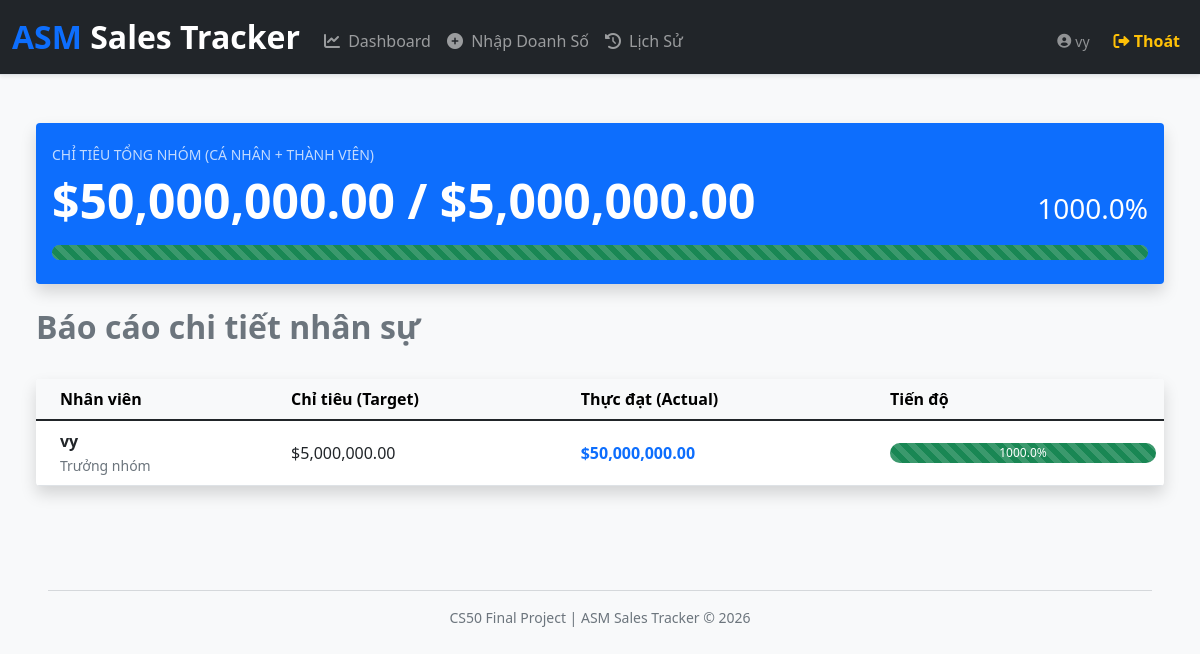
/ (signed in), run on the app's committed database.
### tables this page shows
CREATE TABLE users (
    id INTEGER PRIMARY KEY AUTOINCREMENT,
    username TEXT NOT NULL UNIQUE,
    hash TEXT NOT NULL,
    full_name TEXT NOT NULL,
    role_level INTEGER NOT NULL,
    manager_id INTEGER,
    region TEXT,
    FOREIGN KEY(manager_id) REFERENCES users(id)
);

### app.py (the view)
@app.route("/")
@login_required
def index():
    user_id = session["user_id"]
    user = db.execute("SELECT * FROM users WHERE id = ?", user_id)[0]
    level = user["role_level"]
    now = datetime.now()
    month = now.month
    year = now.year
    base_query_string = """
        SELECT
            u.id AS user_id, u.full_name, u.manager_id, u.role_level,
            t.amount AS target,
            IFNULL(SUM(s.amount), 0) AS actual,
            CASE
                WHEN t.amount > 0 THEN (IFNULL(SUM(s.amount), 0) * 1.0 / t.amount) * 100
                ELSE 0
            END AS percentage
        FROM users u
        JOIN targets t ON u.id = t.user_id
        LEFT JOIN sales s ON u.id = s.user_id
            AND strftime('%m', s.timestamp) = ? AND strftime('%Y', s.timestamp) = ?
        WHERE t.month = ? AND t.year = ?
    """
    time_params = [f"{month:02}", str(year), month, year]
    if level == 1: # ASM: Tính tổng toàn khu vực
        summary = db.execute("""
            SELECT
                SUM(t.amount) AS total_target,
                IFNULL(SUM(s.amount), 0) AS total_actual
            FROM users u
            JOIN targets t ON u.id = t.user_id
            LEFT JOIN sales s ON u.id = s.user_id
                AND strftime('%m', s.timestamp) = ? AND strftime('%Y', s.timestamp) = ?
            WHERE t.month = ? AND t.year = ?
        """, *time_params)[0]
        sales_data = db.execute(base_query_string + " GROUP BY u.id", *time_params)
        return render_template("index.html", sales=sales_data, summary=summary, level=level, month=month)
    elif level == 2: # Trưởng nhóm: Cá nhân + lính
        group_data = db.execute("""
            SELECT
                SUM(t.amount) AS target,
                IFNULL(SUM(s.amount), 0) AS actual
            FROM users u
            JOIN targets t ON u.id = t.user_id
            LEFT JOIN sales s ON u.id = s.user_id
                AND strftime('%m', s.timestamp) = ? AND strftime('%Y', s.timestamp) = ?
            WHERE t.month = ? AND t.year = ?
            AND (u.id = ? OR u.manager_id = ?)
        """, *time_params, user_id, user_id)[0]
        group_data["percentage"] = (group_data["actual"] * 100.0 / group_data["target"]) if group_data["target"] > 0 else 0
        sales_data = db.execute(base_query_string + " AND (u.id = ? OR u.manager_id = ?) GROUP BY u.id", *time_params, user_id, user_id)
        return render_template("index.html", sales=sales_data, group_data=group_data, level=level, month=month)
    else: # Agent: Chỉ thấy chính mình
        sales_data = db.execute(base_query_string + " AND u.id = ? GROUP BY u.id", *time_params, user_id)
        return render_template("index.html", sales=sales_data, level=level, month=month)

### app.py (called while the page is built)
@app.after_request
def after_request(request):
    request.headers["Cache-Control"] = "no-cache, no-store, must-revalidate"
    request.headers["Expires"] = 0
    request.headers["Pragma"] = "no-cache"
    return request

### helpers.py (called while the page is built)
def login_required(f):
    @wraps(f)
    def decorated_function(*args, **kwargs):
        if session.get("user_id") is None:
            return redirect("/login")
        return f(*args, **kwargs)
    return decorated_function

def usd(value):
    return f"${value:,.2f}"

### templates/index.html (shortened to what this page needs)
{% extends "layout.html" %}
{% block main %}
<div class="container-fluid px-4">
    {% if level == 1 and summary %}
        {% set total_pct = (summary.total_actual * 100 / summary.total_target) if summary.total_target > 0 else 0 %}
        <div class="row mt-4 mb-2">
            <div class="col-md-12">
                <div class="card bg-dark text-white shadow border-0">
                    <div class="card-body py-4">
                        <h5 class="card-title text-uppercase small opacity-75">Tổng chỉ tiêu khu vực (Toàn quốc)</h5>
                        <div class="d-flex align-items-end justify-content-between">
                            <h2 class="display-5 mb-0 fw-bold">{{ summary.total_actual | usd }} / {{ summary.total_target | usd }}</h2>
                            <span class="h3 mb-1">{{ total_pct | round(1) }}%</span>
                        </div>
                        <div class="progress mt-3" style="height: 15px; border-radius: 10px; background-color: rgba(255,255,255,0.2);">
                            <div class="progress-bar progress-bar-striped progress-bar-animated
                                {% if total_pct < 50 %} bg-danger {% elif total_pct < 100 %} bg-warning text-dark {% else %} bg-success {% endif %}"
                                role="progressbar"
                                style="width: {{ total_pct if total_pct <= 100 else 100 }}%;">
                            </div>
                        </div>
                    </div>
                </div>
            </div>
        </div>
    {% elif level == 2 and group_data %}
        {% set group_pct = group_data.percentage | round(1) %}
        <div class="row mt-4 mb-2">
            <div class="col-md-12">
                <div class="card bg-primary text-white shadow border-0">
                    <div class="card-body py-4">
                        <h5 class="card-title text-uppercase small opacity-75">Chỉ tiêu Tổng nhóm (Cá nhân + Thành viên)</h5>
                        <div class="d-flex align-items-end justify-content-between">
                            <h2 class="display-5 mb-0 fw-bold">{{ group_data.actual | usd }} / {{ group_data.target | usd }}</h2>
                            <span class="h3 mb-1">{{ group_pct }}%</span>
                        </div>
                        <div class="progress mt-3" style="height: 15px; border-radius: 10px; background-color: rgba(255,255,255,0.2);">
                            <div class="progress-bar progress-bar-striped progress-bar-animated
                                {% if group_pct < 50 %} bg-danger {% elif group_pct < 100 %} bg-warning text-dark {% else %} bg-success {% endif %}"
                                role="progressbar"
                                style="width: {{ group_pct if group_pct <= 100 else 100 }}%;">
                            </div>
                        </div>
                    </div>
                </div>
            </div>
        </div>
    {% endif %}
    <div class="d-flex justify-content-between align-items-center mt-4 mb-4">
        <h1 class="h2 fw-bold text-secondary">Báo cáo chi tiết nhân sự</h1>
    </div>
    <div class="card shadow border-0 mb-5 overflow-hidden">
        <div class="card-body p-0">
            <table class="table table-hover align-middle mb-0 text-nowrap">
                <thead class="table-light">
                    <tr>
                        <th class="ps-4">Nhân viên</th>
                        <th>Chỉ tiêu (Target)</th>
                        <th>Thực đạt (Actual)</th>
                        <th style="width: 25%;">Tiến độ</th>
                    </tr>
                </thead>
                <tbody>
                    {% for row in sales %}
                    <tr>
                        <td class="ps-4">
                            <strong>{{ row.full_name }}</strong>
                            <br>
                            <small class="text-muted">
                                {% if row.role_level == 2 %} Trưởng nhóm {% else %} Nhân viên {% endif %}
                            </small>
                        </td>
                        <td>{{ row.target | usd }}</td>
                        <td class="text-primary fw-bold">{{ row.actual | usd }}</td>
                        <td>
                            {% set pct = row.percentage | round(1) %}
                            <div class="progress" style="height: 20px; border-radius: 10px; background-color: #f0f0f0;">
                                <div class="progress-bar progress-bar-striped progress-bar-animated
                                    {% if pct < 50 %} bg-danger {% elif pct < 100 %} bg-warning text-dark {% else %} bg-success {% endif %}"
                                    role="progressbar"
                                    style="width: {{ pct if pct <= 100 else 100 }}%;"
                                    aria-valuenow="{{ pct }}" aria-valuemin="0" aria-valuemax="100">
                                    {{ pct }}%
                                </div>
                            </div>
                        </td>
                    </tr>
                    {% endfor %}
                </tbody>
            </table>
        </div>
    </div>
</div>
{% endblock %}

### data on the page
users: full_name "vy", role_level "Trưởng nhóm", target "$5,000,000.00", actual "$50,000,000.00", {{ pct if pct <= 100 else 100 }} 100 (drawn), pct "1000.0"

### other printed values
{{ session["full_name"] }} "vy"
{{ group_data.actual | usd }} "$50,000,000.00"
{{ group_data.target | usd }} "$5,000,000.00"
{{ group_pct }} "1000.0"
